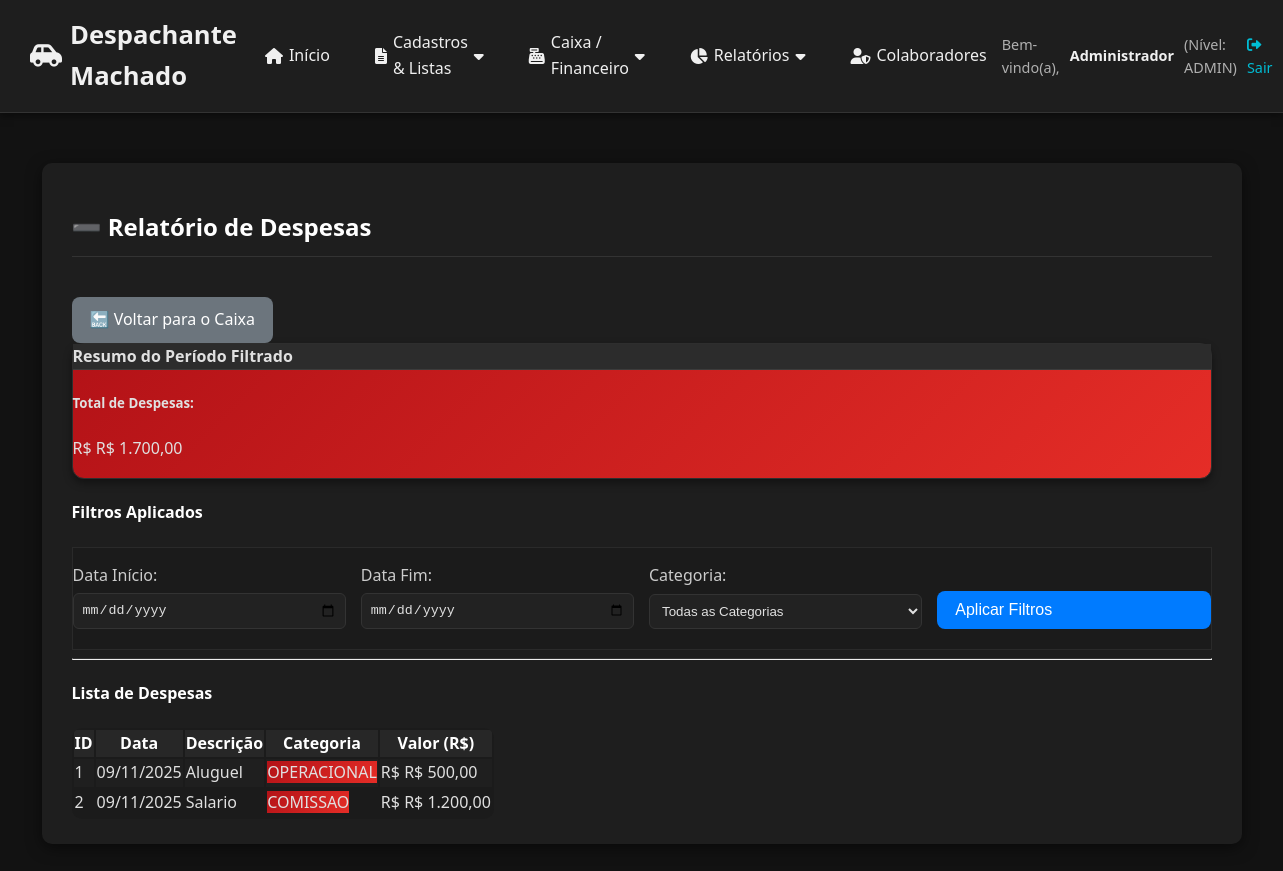
The app's page /relatorios/despesas (signed in) with its own data.
### app_web.py (models this page shows)
class Despesa(db.Model):
    id = db.Column(db.Integer, primary_key=True)
    data = db.Column(db.Date, default=datetime.utcnow)
    valor = db.Column(db.Float, nullable=False)
    descricao = db.Column(db.String(255), nullable=False)
    categoria = db.Column(db.String(100), nullable=False)
    paga = db.Column(db.Boolean, default=False)

### app_web.py (the view)
@app.route('/relatorios/despesas', methods=['GET'])
@login_required
def relatorio_despesas():
    from datetime import datetime
    data_inicio_str = request.args.get('data_inicio')
    data_fim_str = request.args.get('data_fim')
    categoria_filtro = request.args.get('categoria')
    query = Despesa.query
    if categoria_filtro and categoria_filtro.strip():
        query = query.filter(Despesa.categoria == categoria_filtro)
    try:
        if data_inicio_str:
            data_inicio = datetime.strptime(data_inicio_str, '%Y-%m-%d').date()
            query = query.filter(Despesa.data >= data_inicio)
        if data_fim_str:
            data_fim = datetime.strptime(data_fim_str, '%Y-%m-%d').date()
            query = query.filter(Despesa.data <= data_fim)
    except ValueError:
        flash('Formato de data inválido.', 'error')
    despesas = query.order_by(
        Despesa.data.desc()
    ).all()
    try:
        categorias_unicas = db.session.query(Despesa.categoria).distinct().all()
        categorias = sorted([c[0] for c in categorias_unicas if c[0]])
    except Exception:
        categorias = []
    total_despesas = sum(d.valor for d in despesas)
    return render_template(
        'relatorio_despesas.html', # Certifique-se de que este template existe na raiz 'templates/'
        despesas=despesas,
        categorias=categorias,
        selected_categoria=categoria_filtro,
        selected_data_inicio=data_inicio_str,
        selected_data_fim=data_fim_str,
        total_despesas=total_despesas
    )

### app_web.py (called while the page is built)
@app.before_request
def load_user():
    g.user = session.get('nome')
    g.nivel = session.get('nivel_acesso')

@app.template_filter('to_date')
def format_date_filter(value):
    if value is None:
        return ""
    if isinstance(value, str):
        try:
            value = datetime.strptime(value, '%Y-%m-%d').date()
        except ValueError:
            return value
    return value.strftime('%d/%m/%Y') if hasattr(value, 'strftime') else str(value)

@app.template_filter('moeda')
def format_currency_filter(value):
    if value is None:
        return 'R$ 0,00'
    try:
        value_float = float(value)
        return "R$ {:,.2f}".format(value_float).replace(',', 'X').replace('.', ',').replace('X', '.')
    except:
        return value

def login_required(view):
    @wraps(view)
    def wrapped_view(**kwargs):
        if not session.get('logged_in'):
            flash('Você precisa fazer login para acessar esta página.', 'error')
            return redirect(url_for('login'))
        return view(**kwargs)
    return wrapped_view

### templates/relatorio_despesas.html (shortened to what this page needs)
{% extends "base.html" %}
{% block content %}
<div class="d-flex justify-content-between align-items-center mb-4">
    <h2>➖ Relatório de Despesas</h2>
    <a href="{{ url_for('visualizar_caixa') }}" class="btn btn-secondary">
        🔙 Voltar para o Caixa
    </a>
</div>
<div class="card text-white bg-danger mb-4">
    <div class="card-header">Resumo do Período Filtrado</div>
    <div class="card-body">
        <h5 class="card-title">Total de Despesas:</h5>
        <p class="card-text fs-3 fw-bold">R$ {{ total_despesas | moeda }}</p>
    </div>
</div>
<h4 class="mb-3">Filtros Aplicados</h4>
<form method="GET" action="{{ url_for('relatorio_despesas') }}" class="mb-5 p-3 border rounded bg-light">
    <div class="filters-row">
        <div class="filter-group">
            <label for="data_inicio" class="form-label">Data Início:</label>
            <input type="date" class="form-control" id="data_inicio" name="data_inicio"
                   value="{{ selected_data_inicio or '' }}">
        </div>
        <div class="filter-group">
            <label for="data_fim" class="form-label">Data Fim:</label>
            <input type="date" class="form-control" id="data_fim" name="data_fim"
                   value="{{ selected_data_fim or '' }}">
        </div>
        <div class="filter-group">
            <label for="categoria" class="form-label">Categoria:</label>
            <select class="form-select" id="categoria" name="categoria">
                <option value="">Todas as Categorias</option>
            </select>
        </div>
        <div class="filter-group d-flex align-items-end">
            <button type="submit" class="btn btn-primary w-100">Aplicar Filtros</button>
        </div>
    </div>
</form>
<hr>
<h4>Lista de Despesas</h4>
<div class="table-responsive">
    <table class="table table-striped table-hover">
        <thead>
            <tr>
                <th>ID</th>
                <th>Data</th>
                <th>Descrição</th>
                <th>Categoria</th>
                <th class="text-end">Valor (R$)</th>
            </tr>
        </thead>
        <tbody>
            {% for despesa in despesas %}
            <tr>
                <td>{{ despesa.id }}</td>
                <td>{{ despesa.data | to_date }}</td>
                <td>{{ despesa.descricao }}</td>
                <td><span class="badge bg-danger">{{ despesa.categoria }}</span></td>
                <td class="text-end fw-bold">R$ {{ despesa.valor | moeda }}</td>
            </tr>
            {% else %}
            <tr>
                <td colspan="5" class="text-center text-muted">
                    Nenhuma despesa encontrada para os filtros aplicados.
                </td>
            </tr>
            {% endfor %}
        </tbody>
    </table>
</div>
{% endblock %}

### templates/base.html (style rules this page uses)
:root { --cor-primaria: #0d6efd; --cor-primaria-escura: #084298; --cor-secundaria: #198754; --cor-alerta: #ffc107; --cor-erro: #dc3545; --cor-fundo: #121212; --cor-container: #1e1e1e; --cor-texto: #f0f0f0; --cor-texto-secundario: #b0b0b0; --cor-hover: #2c2c2c; --cor-borda: #333; --sombra: rgba(0, 0, 0, 0.5); --cor-sucesso: #28a745; --cor-info: #17a2b8; --cor-aviso: #ffc107; --cor-saldo-positivo: #28a745; --cor-saldo-negativo: #e74c3c; --cor-saldo-zero: #ffc107; --cor-pendente: #5c4300; --cor-pendente-texto: #ffdb70; --cor-andamento: #003366; --cor-andamento-texto: #cce0ff; --cor-aguardando: #005662; --cor-aguardando-texto: #b2faff; --cor-concluido: #0f3d1e; --cor-concluido-texto: #9ef5b3; --cor-cancelado: #333; --cor-cancelado-texto: #ccc; --cor-pago: #0f3d1e; --cor-pago-texto: #9ef5b3; --cor-parcial: #5c4300; --cor-parcial-texto: #ffdb70; --cor-a-cobrar: #7a1a1a; --cor-a-cobrar-texto: #ffbdbd; --cor-nao-cobrado: #444; --cor-nao-cobrado-texto: #bbb; --espacamento-xs: 5px; --espacamento-sm: 10px; --espacamento-md: 15px; --espacamento-lg: 20px; --espacamento-xl: 25px; --borda-radius: 6px; --borda-radius-lg: 10px; }
* { box-sizing: border-box; }
body { font-family: 'Segoe UI', Tahoma, Geneva, Verdana, sans-serif; margin: 0; padding: 0; background-color: var(--cor-fundo); color: var(--cor-texto); line-height: 1.6; }
h1, h2 { color: var(--cor-texto); border-bottom: 1px solid var(--cor-borda); padding-bottom: 10px; margin-bottom: 20px; font-weight: 600; }
label { display: block; margin-top: 15px; font-weight: 600; color: var(--cor-texto-secundario); }
input, select, textarea { width: 100%; padding: 10px 12px; margin-top: 5px; background-color: #1a1a1a; border: 1px solid var(--cor-borda); border-radius: var(--borda-radius); color: var(--cor-texto); transition: border-color 0.2s; }
.btn, button, input[type="submit"] { background-color: var(--cor-primaria); color: white; padding: 10px 20px; border: none; border-radius: var(--borda-radius); cursor: pointer; margin-top: 20px; font-size: 1em; font-weight: 600; text-decoration: none; display: inline-flex; align-items: center; gap: 8px; transition: background-color 0.2s, transform 0.2s; }
.btn-secondary { background-color: #6c757d; }

### templates/relatorio_despesas.html (style rules this page uses)
body { background-color: #121212; color: #e0e0e0; font-family: 'Segoe UI', sans-serif; }
h2, h4 { color: #ffffff; }
.card { background-color: #1e1e1e; border: 1px solid #2e2e2e; border-radius: 12px; box-shadow: 0 4px 8px rgba(0,0,0,0.4); }
.card-header { background-color: #2c2c2c; border-bottom: 1px solid #3c3c3c; font-weight: 600; }
.btn { border-radius: 8px; padding: 10px 18px; font-weight: 500; transition: all 0.2s; }
.btn-primary { background-color: #007bff; border: none; }
.btn-secondary { background-color: #6c757d; border: none; }
.bg-danger { background: linear-gradient(135deg, #b31217, #e52d27); }
.bg-light { background-color: #1b1b1b !important; border: 1px solid #2a2a2a !important; color: #ccc; }
label { color: #ccc; font-weight: 500; }
input[type="date"], select { background-color: #222; color: #e0e0e0; border: 1px solid #333; border-radius: 6px; padding: 8px; }
.filters-row { display: flex; flex-wrap: wrap; gap: 15px; align-items: flex-end; margin-bottom: 20px; }
.filters-row .filter-group { flex: 1 1 200px; display: flex; flex-direction: column; }
.table { color: #e0e0e0; border-color: #333; background-color: #1b1b1b; border-radius: 10px; overflow: hidden; }
.table thead { background-color: #272727; color: #ffffff; }
.table-striped tbody tr:nth-of-type(odd) { background-color: #1f1f1f; }
.badge.bg-danger { background-color: #e74c3c !important; }
hr { border-top: 1px solid #333; }

### records on screen
Despesa: id "1", data|to_date "09/11/2025", descricao "Aluguel", categoria "OPERACIONAL", valor|moeda "R$ 500,00"
Despesa: id "2", data|to_date "09/11/2025", descricao "Salario", categoria "COMISSAO", valor|moeda "R$ 1.200,00"

### other values on screen
{{ session.get('nome', 'Usuário') }} "Administrador"
{{ session.get('nivel_acesso', 'N/A') }} "ADMIN"
{{ total_despesas | moeda }} "R$ 1.700,00"
